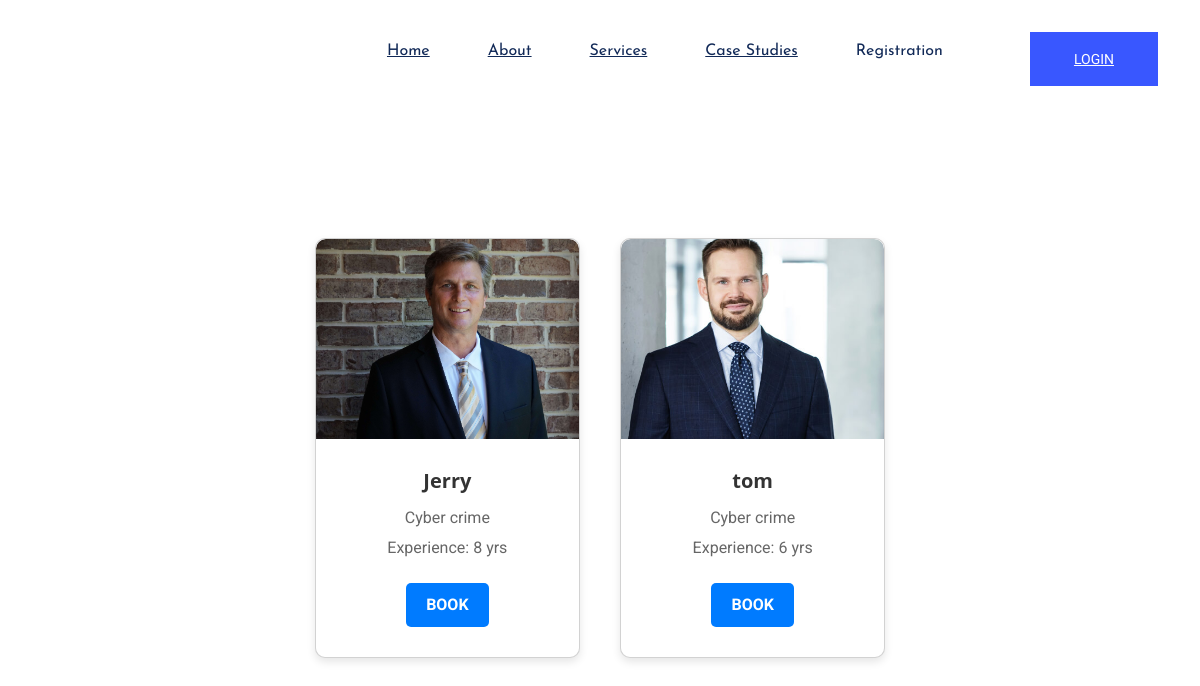
The app's page /Advlist/9/ with its own data.
### advocate/models.py (models this page shows, shortened)
class Tbl_adv(models.Model):
    Adv_fname = models.CharField(max_length=20)
    Adv_lname = models.CharField(max_length=20)
    Adv_email = models.EmailField(default="")
    Adv_gen = models.CharField(max_length=10, default="")
    Adv_dob = models.DateField()
    Adv_ph = models.CharField(max_length=10)
    Adv_state = models.CharField(max_length=30, default="")
    Adv_city = models.CharField(max_length=10)
    Adv_dist = models.CharField(max_length=30)
    Adv_pin = models.CharField(max_length=10)
    Adv_status = models.BooleanField()
    Adv_pass = models.CharField(max_length=20)
    Adv_image = models.ImageField(upload_to='Adv_images',null=True)
    Adv_experience = models.PositiveIntegerField(null=True)
    Adv_description = models.TextField(null=True)
    Adv_subcategory=models.ForeignKey(Sub_category, on_delete=models.CASCADE,default=1)
    Adv_category = models.ForeignKey(Tbl_cat, on_delete=models.CASCADE, default=1)
    Adv_approval=models.BooleanField(default=False)
    u = models.ForeignKey(settings.AUTH_USER_MODEL, on_delete=models.CASCADE,default=1)
    Adv_join_date=models.DateTimeField(auto_now_add=True,null=True)

### ad_detil/models.py (models this page shows)
class Sub_category(models.Model):
    category = models.ForeignKey(Tbl_cat, on_delete=models.CASCADE)
    sub_name = models.CharField(max_length=30)
    des = models.CharField(max_length=30)
    def __str__(self):
      return self.sub_name

### customer/views.py (the view)
# urls.py: path('Advlist/<int:id>/',views.adv_list,name='alist'),
def adv_list(request,id):
    try:
        adv = Tbl_adv.objects.filter(Adv_subcategory=id)
    except:
        adv=-''
    return render(request,'Advlist.html',{'adv':adv})

### templates/Advlist.html (shortened to what this page needs)
{% load static %}
<!DOCTYPE html>
<html lang="en">
<head>
    <link rel="stylesheet" href="{% static 'assets/css/bootstrap.min.css' %}">
    <link rel="stylesheet" href="{% static 'assets/css/owl.carousel.min.css' %}">
    <link rel="stylesheet" href="{% static 'assets/css/slicknav.css' %}">
    <link rel="stylesheet" href="{% static 'assets/css/flaticon.css' %}">
    <link rel="stylesheet" href="{% static 'assets/css/animate.min.css' %}">
    <link rel="stylesheet" href="{% static 'assets/css/magnific-popup.css' %}">
    <link rel="stylesheet" href="{% static 'assets/css/fontawesome-all.min.css' %}">
    <link rel="stylesheet" href="{% static 'assets/css/themify-icons.css' %}">
    <link rel="stylesheet" href="{% static 'assets/css/slick.css' %}">
    <link rel="stylesheet" href="{% static 'assets/css/nice-select.css' %}">
    <link rel="stylesheet" href="{% static 'assets/css/style.css' %}">
<link href="https://cdn.jsdelivr.net/npm/bootstrap@5.3.2/dist/css/bootstrap.min.css" rel="stylesheet">
<link rel="stylesheet" href="{% static 'assets/css/cust_reg.css' %}">
<body>
<header>
    <div class="header-area">
        <div class="main-header  header-sticky">
            <div class="container-fluid">
                <div class="row align-items-center">
                    <div class="col-xl-2 col-lg-2 col-md-1">
                        <div class="logo">
                        </div>
                    </div>
                    <div class="col-xl-10 col-lg-10 col-md-10">
                        <div class="menu-main d-flex align-items-center justify-content-end">
                            <div class="main-menu f-right d-none d-lg-block">
                                <nav>
                                    <ul id="navigation">
                                        <li><a href="{% url 'adv' %}">Home</a></li>
                                        <li><a href="about.html">About</a></li>
                                        <li><a href="services.html">Services</a></li>
                                        <li><a href="cases.html">Case Studies </a></li>
                                        {% if user.is_authenticated %}
                                         <li><a href="{% url 'cust_reg' %}">welcome,{{user.first_name}}</a>
                                         <li><a href="{% url 'logout' %}">Logout</a>
                                        {% else %}
                                        <li><a>Registration</a>
                                        </li>
                                     </ul>
                                </nav>
                            </div>
                            <div class="header-right-btn f-right d-none d-lg-block ml-30">
                                <a href="{% url 'login' %}" class="header-btn">Login</a>
                            </div>
                            {% endif%}
                        </div>
                    </div>
                </div>
{% block content %}
</head>
<body>
<div class="container">
    {% if adv %}
  {% for i in adv %}
  <div class="card" style="text-align:center;">
    <img src="{{i.Adv_image.url}}" alt="Advocate 1" >
    <div class="content">
      <h2>{{i.Adv_fname}}</h2>
      <p>{{i.Adv_subcategory}}<br>Experience:
      {{i.Adv_experience}} yrs </p>
      <a href="{% url 'book' i.id %}" class="button">Book</a>
    </div>
  </div>
  {% endfor %}
    {% else %}
    <h2 style="text-align:center;color:red;">No Advocates available for this case</h2>
    {% endif %}
</div>
</body>
{% endblock %}

### templates/Advlist.html (style rules this page uses)
body { font-family: 'Roboto', sans-serif; margin: 0; padding: 0; }
.container { display: flex; flex-wrap: wrap; justify-content: center; padding: 100px; }
.card { width: calc(33.33% - 40px); background-color: #fff; border-radius: 10px; margin: 20px; box-shadow: 0px 4px 8px rgba(0, 0, 0, 0.1); overflow: hidden; position: relative; transition: transform 0.3s ease; }
.card img { width: 100%; height: 200px; object-fit: cover; border-radius: 10px 10px 0 0; }
.card .content { padding: 30px; }
.card h2 { margin-top: 0; margin-bottom: 10px; font-family: 'Open Sans', sans-serif; font-weight: 700; color: #333; font-size: 20px; }
.card p { margin-top: 0; margin-bottom: 20px; color: #666; font-size: 16px; }
.card .button { display: inline-block; padding: 10px 20px; background-color: #007bff; color: #fff; text-decoration: none; border-radius: 5px; transition: background-color 0.3s ease; font-size: 16px; text-transform: uppercase; font-weight: 700; }
.card::after { content: ''; position: absolute; top: 0; left: 0; width: 100%; height: 100%; background-color: rgba(0, 123, 255, 0.2); opacity: 0; transition: opacity 0.3s ease; z-index: -1; border-radius: 10px; }

### records on screen
Tbl_adv: Adv_image (picture), Adv_fname "Jerry", Adv_subcategory "Cyber crime", Adv_experience "8"
Tbl_adv: Adv_image (picture), Adv_fname "tom", Adv_subcategory "Cyber crime", Adv_experience "6"
